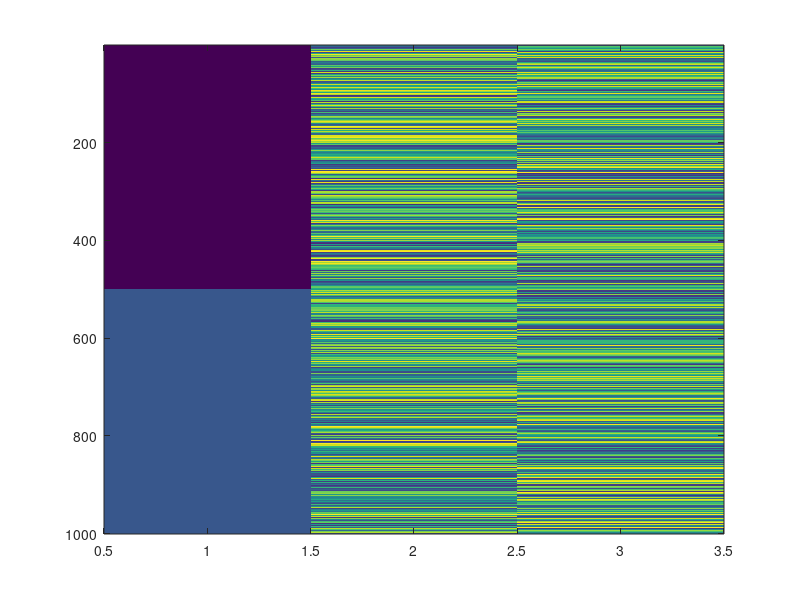

The MATLAB script that drew this image: (Note: this script raises an error after producing the figure.)
%% Test channel model

parfor i = 1:100
    %% Build 360 units, 180 left tuned, 180 right tuned

    n = 1000;
    n2 = n/2;
    % each unit is represented by three columns, the first column is the
    % spatial tuning [-1,1], the second and third column represented the center
    % of a von mises distribution corresponding to color/motion sensitivity:
    units = zeros(n,3);
    % set spatial
    units(1:n2,1) = -1;
    units((n2+1):end,1) = 1;
    % set color sensitivity
    units(1:n2,2) = rand(n2,1)*2*pi;
    units((n2+1):end,2) = rand(n2,1)*2*pi;
    % set motion sensitivity
    units(1:n2,3) = rand(n2,1)*2*pi;
    units((n2+1):end,3) = rand(n2,1)*2*pi;
    % for plotting, compute the x/y of color and motion sensitivity
    xc = cos(units(:,2));
    yc = sin(units(:,2));
    xm = cos(units(:,3));
    ym = sin(units(:,3));

    %% Show design matrix
    figure;
    imagesc(units);

    %% Parameters
    cK = 1; % kappa parameter for color
    mK = 1; % kappa parameter for motion

    %% Test a stimulus

    stim = [-1 pi pi]; 

    out = compTestChannelOut(units,stim,cK,mK);

    % plot two figures in color and motion space
    figure
    subplot(211)
    plot(out.*xc,out.*yc,'o','MarkerFaceColor','k','MarkerEdgeColor','w');
    hline(0,'--k');
    vline(0,'--k');
    axis equal
    title('Color');
    subplot(212)
    plot(out.*xm,out.*ym,'o','MarkerFaceColor','k','MarkerEdgeColor','w');
    hline(0,'--k');
    vline(0,'--k');
    axis equal
    title('Motion');


    %% Create a four channel stimulus

    % up/down motion
    stims = [-1 rand*2*pi 0
             0 rand*2*pi pi
             0  rand*2*pi 0
             0  rand*2*pi pi];

    out = zeros(size(stims,1),size(units,1));
    for si = 1:size(stims,1)
        out(si,:) = compTestChannelOut(units,stims(si,:),cK,mK);
    end

    aout = sum(out,1)';

    figure
    subplot(211)
    plot(aout.*xc,aout.*yc,'o','MarkerFaceColor','k','MarkerEdgeColor','w');
    hline(0,'--k');
    vline(0,'--k');
    axis equal
    subplot(212)
    plot(aout.*xm,aout.*ym,'o','MarkerFaceColor','k','MarkerEdgeColor','w');
    hline(0,'--k');
    vline(0,'--k');
    axis equal

    %% Create a readout filter

    filt = [-1 nan 0]; % for example: left side and upward motion, what was the color
    fcK = 15;
    fmK = 15;

    %% Use the filter to estimate your probability of making different responses

    % multiply by the PDF of this filter 
    fout = compTestChannelOut(units,filt,fcK,fmK);

    figure;
    plot(fout);
    % fout = fout > 0.5;

    readout = aout .* fout;

    figure
    subplot(211)
    plot(readout.*xc,readout.*yc,'o','MarkerFaceColor','k','MarkerEdgeColor','k');
    hline(0,'--k');
    vline(0,'--k');
    axis equal
    subplot(212)
    plot(readout.*xm,readout.*ym,'o','MarkerFaceColor','k','MarkerEdgeColor','k');
    hline(0,'--k');
    vline(0,'--k');
    axis equal


    %% Compute estimate of location
    % these are actually angles originally, so go to X/Y space and average
    xread = readout .* xc;
    yread = readout .* yc;
    readang = atan2(mean(yread),mean(xread));
    disp(sprintf('True angle %1.2f rad',stims(1,2)));
    disp(sprintf('Readout angle %1.2f rad',readang));
    d(i) = angdist(stims(1,2),readang);
end


%% New approach: create a von Mises distribution representing the 'encoding' of each variable
% weight these distributions at the encoding stage
% re-weight the readout after selecting for a range of possible responses
% then convert to likelihood and model

x = 0:pi/128:2*pi;
% let's say a trial has up/down motion and four random colors, the encoding
% distribution for colors is:
cK = 1;
cM = 1;
color = [rand rand rand rand]*2*pi;
motion = [0 pi 0 pi];
side = [-1 -1 1 1];
lenc = []; renc = [];
for i = 1:4
    if side(i) == -1
        l_f(end+1,:) = vonMises(x,color(i),cK);
    else
        renc(1,end+1,:) = vonMises(x,color(i),cK);
    end
end

% create a single encoding
lenc = squeeze(mean(lenc,2));
renc = squeeze(mean(renc,2));

%% Plot encodings
figure;
subplot(1,2,1);
hold on
plot(lenc');
subplot(1,2,2);
hold on
plot(renc');